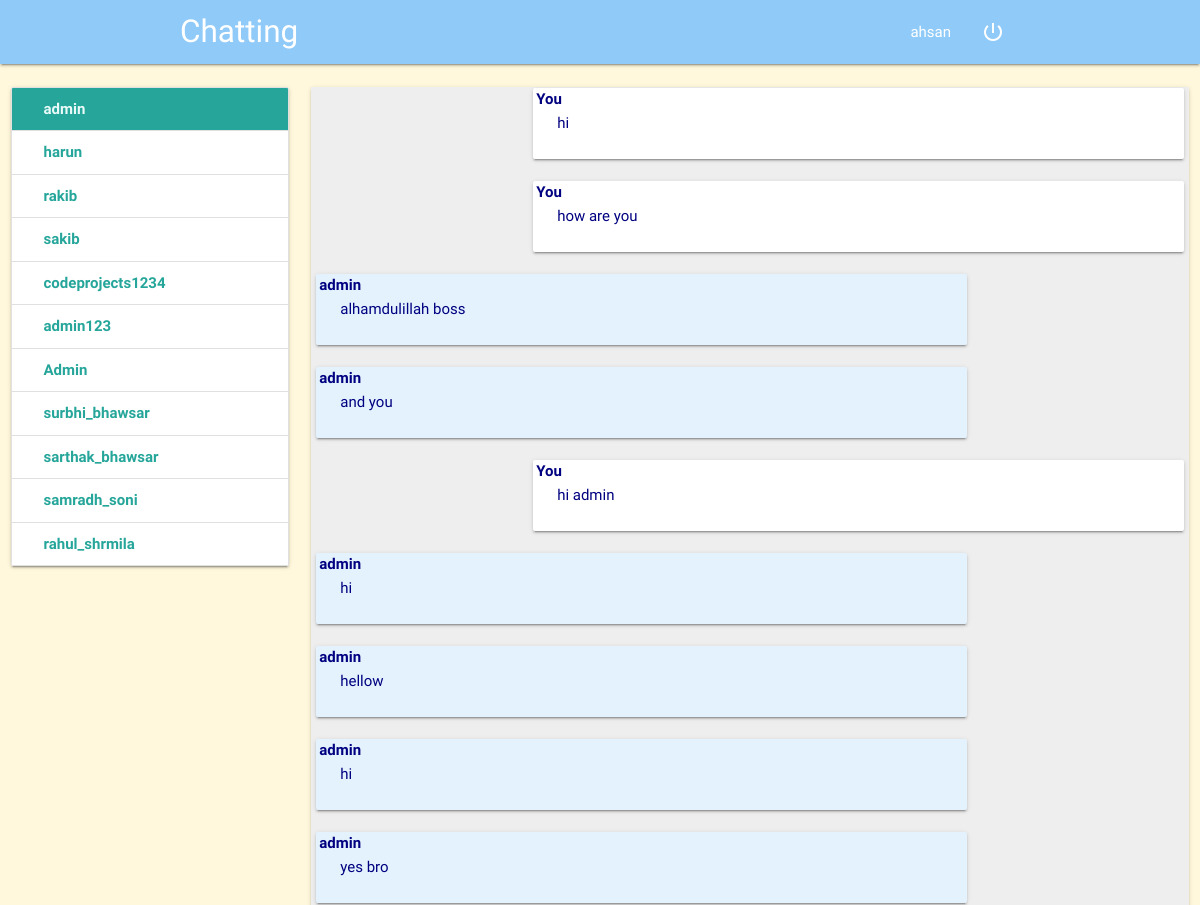
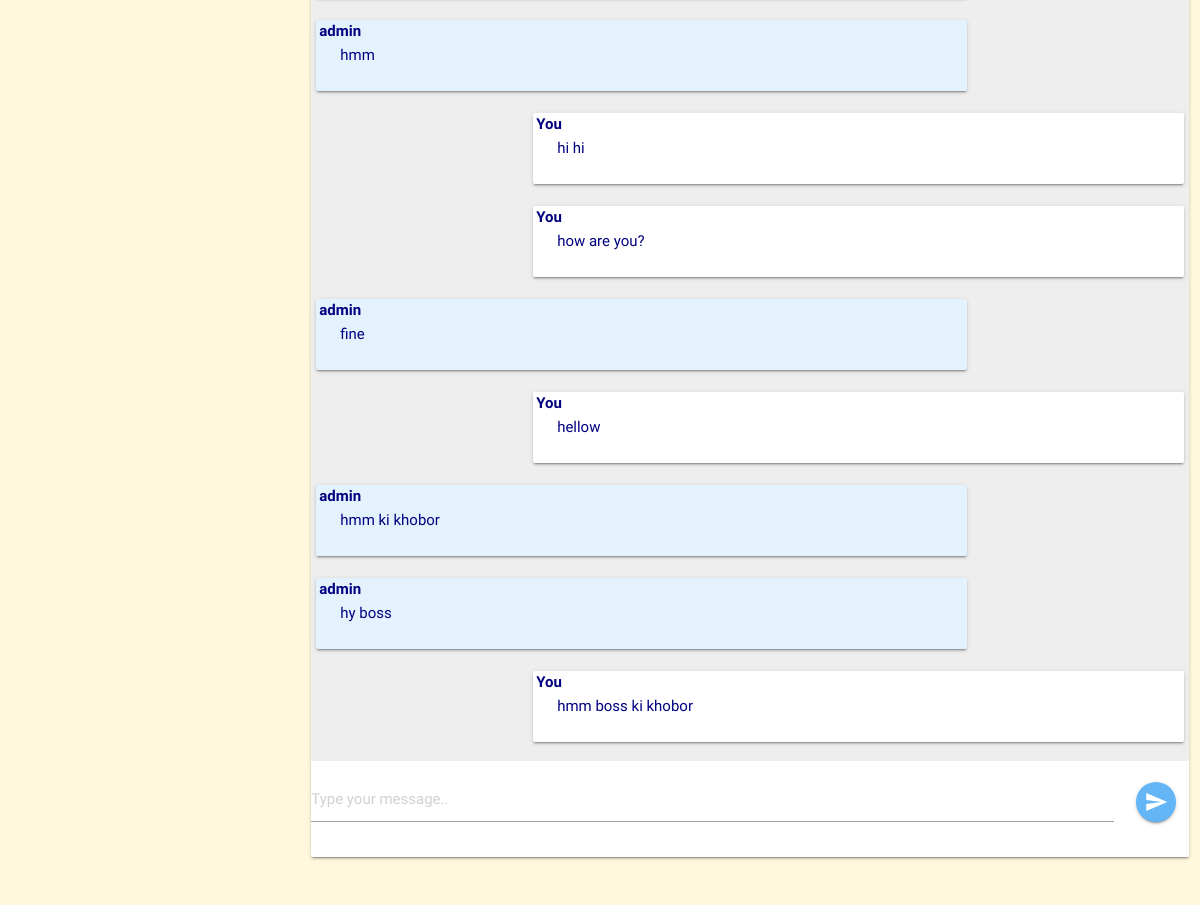
Screenshot of /chat/3/4/ (signed in) with the database file from the repository (2 pictures, top to bottom).
### chat/models.py (models this page shows)
class Message(models.Model):
    sender = models.ForeignKey(User, on_delete=models.CASCADE, related_name='sender')
    receiver = models.ForeignKey(User, on_delete=models.CASCADE, related_name='receiver')
    message = models.CharField(max_length=1200)
    timestamp = models.DateTimeField(auto_now_add=True)
    is_read = models.BooleanField(default=False)
    def __str__(self):
        return self.message
    class Meta:
        ordering = ('timestamp',)

### chat/views.py (the view)
# urls.py: path('chat/<int:sender>/<int:receiver>/', views.message_view, name='chat'),
def message_view(request, sender, receiver):
    if not request.user.is_authenticated:
        return redirect('index')
    if request.method == "GET":
        return render(request, "chat/messages.html",
                      {'users': User.objects.exclude(username=request.user.username),
                       'receiver': User.objects.get(id=receiver),
                       'messages': Message.objects.filter(sender_id=sender, receiver_id=receiver) |
                                   Message.objects.filter(sender_id=receiver, receiver_id=sender)})

### templates/chat/messages.html (shortened to what this page needs)
{% extends 'chat/chat.html' %}
{% block messages %}
    {% for message in messages %}
    {% if message.sender == request.user %}
<div class="card-panel right" style="width: 75%; position: relative">
    <div style="position: absolute; top: 0; left:3px; font-weight: bolder" class="title">You</div>
    {{ message }}
</div>
    {% else %}
<div class="card-panel left blue lighten-5" style="width: 75%; position: relative">
    <div style="position: absolute; top: 0; left:3px; font-weight: bolder" class="title">{{ message.sender }}</div>
    {{ message }}
</div>
    {% endif %}
    {% endfor %}
{% endblock %}

### templates/chat/chat.html (shortened to what this page needs)
{% extends 'chat/index.html' %}
{% block body %}
<nav class="blue lighten-3">
    <div class="nav-wrapper container">
      <a href="#" class="brand-logo">Chatting</a>
      <ul id="nav-mobile" class="right hide-on-med-and-down">
          <li><a href="">{{ request.user.username }}</a></li>
          <li><a href="{% url 'logout' %}"><i class="material-icons">power_settings_new</i></a></li>
      </ul>
    </div>
</nav>
    <div class="section" style="height: 80vh">
    <div class="row">
        <div class="col s3">
        <div class="card">
            <div class="collection">
                {% for user in users %}
                <a href="{% url 'chat' request.user.id user.id %}" id="user{{ user.id }}" class="collection-item row">
                    <div class="col s8">
                    <span class="title" style="font-weight: bolder">{{ user.username }}</span>
                    </div>
                </a>
                {% endfor %}
            </div>
        </div>
        </div>
        <div class="col s9">
            <div class="card">
            <div id="board" class="section grey lighten-3" style="height: 68vh; padding: 5px; overflow-y: scroll">
                {% block messages %}
                {% endblock %}
            </div>
            <form id="chat-box" class="form-group {% block hide %}hide{% endblock %}" method="post">
                <div class="row">
                    <div class="col s11">
                        <div class="input-field">
                            <input id="id_message" name="message" type="text" placeholder="Type your message..">
                        </div>
                    </div>
                    <div class="col s1" style="line-height: 80px">
                        <button class="btn btn-floating blue lighten-2 waves-effect waves-light"><i class="material-icons">send</i></button>
                    </div>
                </div>
            </form>
            </div>
        </div>
    </div>
    </div>
    {% load staticfiles %}
{% endblock %}

### static/css/style.css (style rules this page uses)
body { background-color: cornsilk; color: navy; }

### rows the page displays
Message: message "hi"
Message: message "how are you"
Message: sender "admin", message "alhamdulillah boss"
Message: sender "admin", message "and you"
Message: message "hi admin"
Message: sender "admin", message "hi"
Message: sender "admin", message "hellow"
Message: sender "admin", message "hi"
Message: sender "admin", message "yes bro"
Message: sender "admin", message "hmm"
Message: message "hi hi"
Message: message "how are you?"
Message: sender "admin", message "fine"
Message: message "hellow"
Message: sender "admin", message "hmm ki khobor"
Message: sender "admin", message "hy boss"
Message: message "hmm boss ki khobor"

### other values shown
{{ request.user.username }} "ahsan"
{{ user.username }} "admin"
{{ user.username }} "harun"
{{ user.username }} "rakib"
{{ user.username }} "sakib"
{{ user.username }} "codeprojects1234"
{{ user.username }} "admin123"
{{ user.username }} "Admin"
{{ user.username }} "surbhi_bhawsar"
{{ user.username }} "sarthak_bhawsar"
{{ user.username }} "samradh_soni"
{{ user.username }} "rahul_shrmila"
